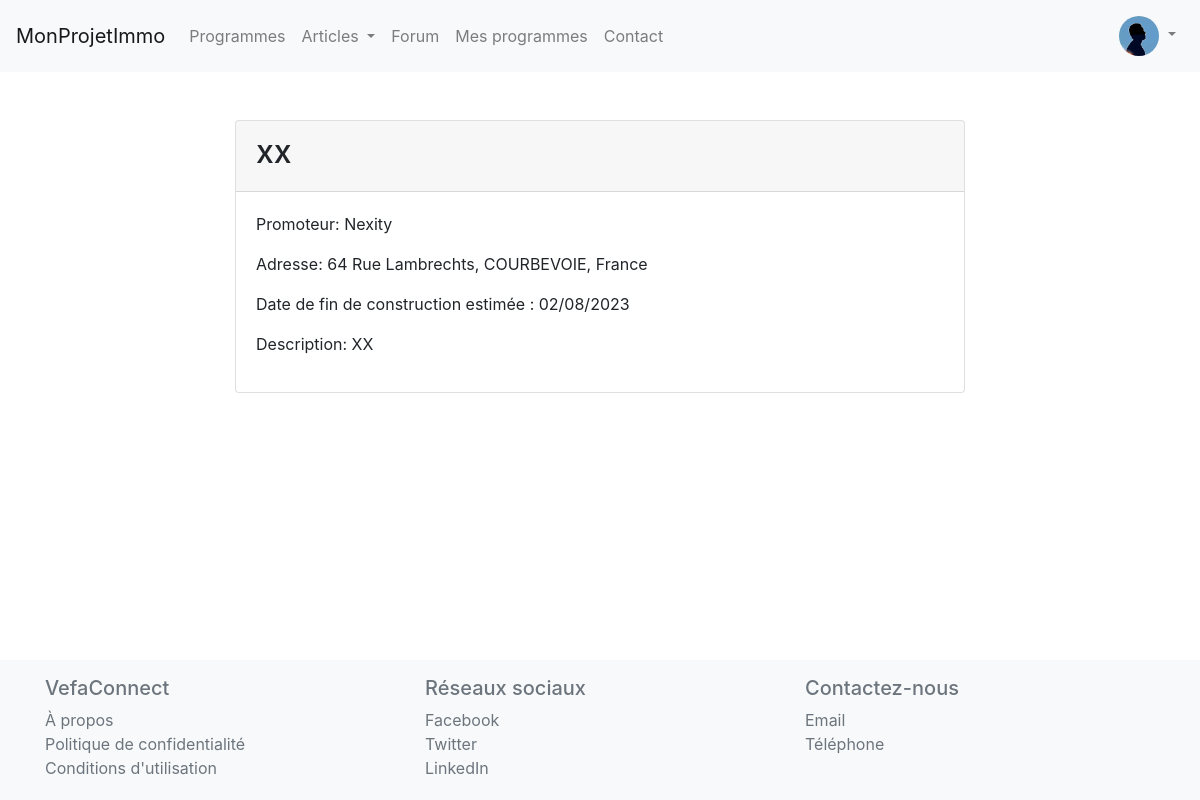
The page /program/xx-none/ (signed in) on the database its author committed.
### forum/models.py (models this page shows, shortened)
class UserProfile(models.Model):
    GENDER_CHOICES = (
        ('M', 'Male'),
        ('F', 'Female'),
        ('O', 'Other'),
)
    user = models.OneToOneField(User, on_delete=models.CASCADE)
    bio = models.TextField(blank=True)
    followed_programs = models.ManyToManyField('website.RealEstateProgram', through='website.FollowedProgram', related_name='followers')
    joined_date = models.DateTimeField(auto_now_add=True)
    photo = models.ImageField(upload_to='user_photos/', blank=True, null=True)
    first_name = models.CharField(max_length=30, blank=True, null=True)
    last_name = models.CharField(max_length=30, blank=True, null=True)
    gender = models.CharField(max_length=1, null=False, blank=False, choices=GENDER_CHOICES)

### website/models.py (models this page shows, shortened)
class RealEstateProgram(models.Model):
    name = models.CharField(max_length=200)
    description = models.TextField(blank=True)
    developer = models.ForeignKey(RealEstateDeveloper, on_delete=models.CASCADE, related_name='programs')
    slug = models.SlugField(unique=True, editable=False)
    end_date = models.DateField(null=True, blank=True)
    new_end_date = models.DateField(null=True, blank=True)
    address = models.ForeignKey(Address, on_delete=models.CASCADE, null=True)
    image = models.ImageField(upload_to='program_images/', null=True, blank=True)
    validated = models.BooleanField(default=False, null=False)
    class Meta:
        constraints = [
            models.UniqueConstraint(fields=['name', 'address', 'developer'], name='unique_program')
        ]

class RealEstateDeveloper(models.Model):
    name = models.CharField(max_length=200, unique=True)
    description = models.TextField(blank=True)
    slug = models.SlugField(unique=True, editable=False)

class Address(models.Model):
    country = models.ForeignKey(Country, on_delete=models.CASCADE)
    city = models.ForeignKey(City, on_delete=models.CASCADE)
    street = models.CharField(max_length=200)
    def __str__(self):
        return f"{self.street}, {self.city}, {self.country}"

class City(models.Model):
    name = models.CharField(max_length=200)
    country = models.ForeignKey(Country, on_delete=models.CASCADE)
    latitude = models.DecimalField(max_digits=30, decimal_places=23,null=True, blank=True)
    longitude = models.DecimalField(max_digits=30, decimal_places=23, null=True, blank=True)
    postal_code = models.CharField(max_length=20, null=True)
    department = models.CharField(max_length=200, null=True)
    region = models.CharField(max_length=200, null=True)
    department_code = models.CharField(max_length=200, null=True)
    def __str__(self):
        return self.name

class Country(models.Model):
    code = models.CharField(max_length=2, unique=True)
    name = models.CharField(max_length=200)
    def __str__(self):
        return self.name

### website/views.py (the view)
# urls.py: path('program/<slug:slug>/', ProgramDetailView.as_view(), name='program_detail'),
class ProgramDetailView(DetailView):
    model = RealEstateProgram
    template_name = 'program_detail.html'
    context_object_name = 'program'
    def get_context_data(self, **kwargs):
        context = super().get_context_data(**kwargs)
        if self.request.user.is_authenticated:
            user_profile = self.request.user.userprofile
            program_is_followed = FollowedProgram.objects.filter(user_profile=user_profile, real_estate_program=self.object).exists()
            context['program_is_followed'] = program_is_followed
        else:
            context['program_is_followed'] = False
        return context

### VefaConnect/context_processors.py (called while the page is built)
def categories(request):
    return {
        'categories': Category.objects.all()
    }

### website/templates/program_detail.html (shortened to what this page needs)
{% extends 'base.html' %}
{% load static %}
{% block content %}
    <div class="container my-5">
        <div class="row">
            <div class="col-md-8 mx-auto">
                <div class="card">
                    <div class="card-header">
                        <h2>{{ program.name }}</h2>
                    </div>
                    <div class="card-body">
                        <p>Promoteur: {{ program.developer.name }}</p>
                        <p>Adresse: {{ program.address }}</p>
                        <p>Date de fin de construction estimée : {{ program.end_date|date:"d/m/Y" }}</p>
                        <p>Description: {{ program.description }}</p>
                    </div>
                </div>
            </div>
        </div>
    </div>
{% endblock %}

### templates/navbar.html (shortened to what this page needs)
<nav class="navbar navbar-expand-lg navbar-light bg-light">
    <a class="navbar-brand" href="{% url 'home' %}">MonProjetImmo</a>
    <div class="collapse navbar-collapse" id="navbarNav">
        <ul class="navbar-nav">
            <li class="nav-item">
                <a class="nav-link" href="{% url 'program_search' %}">Programmes</a>
            </li>
            <li class="nav-item dropdown">
                <a class="nav-link dropdown-toggle" href="#" id="articleDropdown" role="button" data-toggle="dropdown" aria-haspopup="true" aria-expanded="false">
                    Articles
                </a>
            </li>
            <li class="nav-item">
                <a class="nav-link" href="{% url 'general_forum' %}">Forum</a>
            </li>
            <li class="nav-item">
                <a class="nav-link" href="{% url 'programmes_suivis' %}"> Mes programmes</a>
            </li>
            <li class="nav-item">
                <a class="nav-link" href="{% url 'contact' %}">Contact</a>
            </li>
        </ul>
        <ul class="navbar-nav ml-auto">
            {% if user.is_authenticated %}
            <li class="nav-item dropdown">
                <a class="nav-link dropdown-toggle" href="#" id="navbarDropdown" role="button" data-toggle="dropdown" aria-haspopup="true" aria-expanded="false">
                    <img src="{{ user.userprofile.photo.url  }}" class="rounded-circle" style="width:40px; height:40px; object-fit:cover;" alt="Avatar">
                </a>
            </li>
            {% endif %}
        </ul>
    </div>
</nav>

### website/static/website/css/style.css (style rules this page uses)
html, body { height: 100%; display: flex; flex-direction: column; }
body { flex-grow: 1; margin-bottom: 0; }

### rows shown on the page
RealEstateProgram: name "xx", developer.name "Nexity", address "64 Rue Lambrechts, COURBEVOIE, France", end_date "02/08/2023", description "XX"
